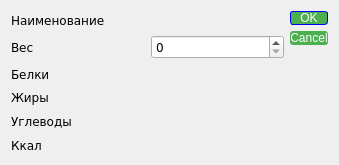
<?xml version="1.0" encoding="UTF-8"?>
<ui version="4.0">
 <class>EditDialog</class>
 <widget class="QDialog" name="EditDialog">
  <property name="geometry">
   <rect>
    <x>0</x>
    <y>0</y>
    <width>339</width>
    <height>165</height>
   </rect>
  </property>
  <property name="font">
   <font>
    <family>Verdana</family>
    <pointsize>9</pointsize>
   </font>
  </property>
  <property name="windowTitle">
   <string>Изменить</string>
  </property>
  <layout class="QGridLayout" name="gridLayout_2">
   <item row="0" column="0">
    <layout class="QGridLayout" name="gridLayout">
     <item row="1" column="0">
      <widget class="QLabel" name="label_2">
       <property name="text">
        <string>Вес</string>
       </property>
      </widget>
     </item>
     <item row="2" column="0">
      <widget class="QLabel" name="label_3">
       <property name="text">
        <string>Белки</string>
       </property>
      </widget>
     </item>
     <item row="3" column="0">
      <widget class="QLabel" name="label_4">
       <property name="text">
        <string>Жиры</string>
       </property>
      </widget>
     </item>
     <item row="5" column="0">
      <widget class="QLabel" name="label_6">
       <property name="text">
        <string>Ккал</string>
       </property>
      </widget>
     </item>
     <item row="4" column="0">
      <widget class="QLabel" name="label_5">
       <property name="text">
        <string>Углеводы</string>
       </property>
      </widget>
     </item>
     <item row="0" column="0">
      <widget class="QLabel" name="label">
       <property name="text">
        <string>Наименование</string>
       </property>
      </widget>
     </item>
     <item row="0" column="1">
      <widget class="QLabel" name="labelName">
       <property name="text">
        <string notr="true"/>
       </property>
      </widget>
     </item>
     <item row="2" column="1">
      <widget class="QLabel" name="labelProtein">
       <property name="text">
        <string notr="true"/>
       </property>
      </widget>
     </item>
     <item row="3" column="1">
      <widget class="QLabel" name="labelFat">
       <property name="text">
        <string notr="true"/>
       </property>
      </widget>
     </item>
     <item row="4" column="1">
      <widget class="QLabel" name="labelCarbonhydrate">
       <property name="text">
        <string notr="true"/>
       </property>
      </widget>
     </item>
     <item row="5" column="1">
      <widget class="QLabel" name="labelCalorie">
       <property name="text">
        <string notr="true"/>
       </property>
      </widget>
     </item>
     <item row="1" column="1">
      <widget class="QSpinBox" name="spinBoxWeight">
       <property name="maximum">
        <number>5000</number>
       </property>
      </widget>
     </item>
    </layout>
   </item>
   <item row="0" column="1">
    <widget class="QDialogButtonBox" name="buttonBox">
     <property name="styleSheet">
      <string notr="true">QPushButton {
	color: rgb(255, 255, 255);
	background-color: rgb(76, 175, 80);
	border-radius: 3px;
	padding: .5em 2em;
}

QPushButton::default {
	border: 1px solid;
	border-color: blue;
}

QPushButton::pressed {
	background-color: rgb(89, 204, 93);
}

QPushButton::hover {
	background-color: rgb(89, 204, 93);
}</string>
     </property>
     <property name="orientation">
      <enum>Qt::Vertical</enum>
     </property>
     <property name="standardButtons">
      <set>QDialogButtonBox::Cancel|QDialogButtonBox::Ok</set>
     </property>
     <property name="centerButtons">
      <bool>false</bool>
     </property>
    </widget>
   </item>
  </layout>
 </widget>
 <resources/>
 <connections>
  <connection>
   <sender>buttonBox</sender>
   <signal>accepted()</signal>
   <receiver>EditDialog</receiver>
   <slot>accept()</slot>
   <hints>
    <hint type="sourcelabel">
     <x>248</x>
     <y>254</y>
    </hint>
    <hint type="destinationlabel">
     <x>157</x>
     <y>274</y>
    </hint>
   </hints>
  </connection>
  <connection>
   <sender>buttonBox</sender>
   <signal>rejected()</signal>
   <receiver>EditDialog</receiver>
   <slot>reject()</slot>
   <hints>
    <hint type="sourcelabel">
     <x>316</x>
     <y>260</y>
    </hint>
    <hint type="destinationlabel">
     <x>286</x>
     <y>274</y>
    </hint>
   </hints>
  </connection>
 </connections>
</ui>
